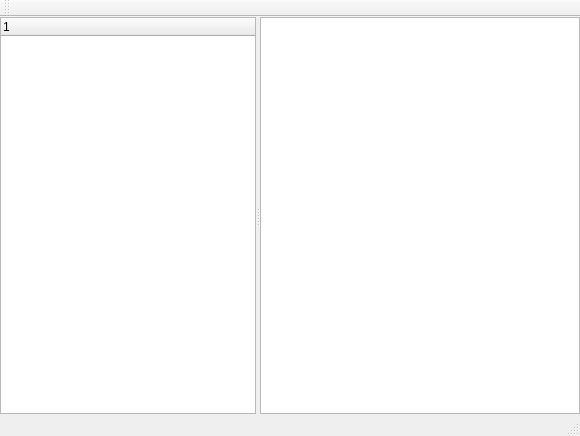
<?xml version="1.0" encoding="UTF-8"?>
<ui version="4.0">
 <class>MainWindow</class>
 <widget class="QMainWindow" name="MainWindow">
  <property name="geometry">
   <rect>
    <x>0</x>
    <y>0</y>
    <width>580</width>
    <height>436</height>
   </rect>
  </property>
  <property name="windowTitle">
   <string>MainWindow</string>
  </property>
  <property name="locale">
   <locale language="C" country="AnyCountry"/>
  </property>
  <widget class="QWidget" name="centralWidget">
   <layout class="QVBoxLayout" name="verticalLayout">
    <property name="leftMargin">
     <number>0</number>
    </property>
    <property name="topMargin">
     <number>0</number>
    </property>
    <property name="rightMargin">
     <number>0</number>
    </property>
    <property name="bottomMargin">
     <number>0</number>
    </property>
    <item>
     <widget class="QSplitter" name="splitter">
      <property name="orientation">
       <enum>Qt::Horizontal</enum>
      </property>
      <widget class="QTreeWidget" name="mapTree">
       <column>
        <property name="text">
         <string notr="true">1</string>
        </property>
       </column>
      </widget>
      <widget class="QGraphicsView" name="mapView">
       <property name="sizePolicy">
        <sizepolicy hsizetype="Expanding" vsizetype="Expanding">
         <horstretch>1</horstretch>
         <verstretch>1</verstretch>
        </sizepolicy>
       </property>
       <property name="dragMode">
        <enum>QGraphicsView::ScrollHandDrag</enum>
       </property>
      </widget>
     </widget>
    </item>
   </layout>
  </widget>
  <widget class="QMenuBar" name="menuBar">
   <property name="geometry">
    <rect>
     <x>0</x>
     <y>0</y>
     <width>580</width>
     <height>22</height>
    </rect>
   </property>
  </widget>
  <widget class="QToolBar" name="mainToolBar">
   <attribute name="toolBarArea">
    <enum>TopToolBarArea</enum>
   </attribute>
   <attribute name="toolBarBreak">
    <bool>false</bool>
   </attribute>
  </widget>
  <widget class="QStatusBar" name="statusBar"/>
 </widget>
 <layoutdefault spacing="6" margin="11"/>
 <resources/>
 <connections/>
</ui>
